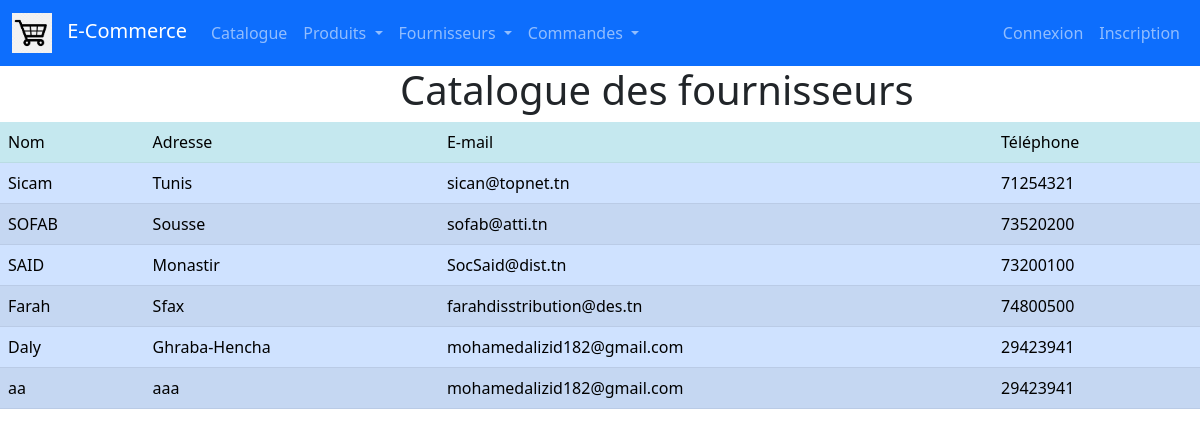
The page /magasin/frs/ on the database its author committed.
### magasin/models.py (models this page shows, shortened)
class Fournisseur(models.Model):
    nom = models.CharField(max_length = 100)
    adresse = models.TextField()
    email = models.EmailField()
    telephone = models.CharField(max_length = 8)

### magasin/views.py (the view)
# urls.py: path('frs/', views.ListFrs , name = 'frs_list'),
def ListFrs(request):
    fournisseurs = Fournisseur.objects.all()
    context = {'fournisseurs':fournisseurs}
    return render(request,'magasin/mesFournisseurs.html',context)

### magasin/templates/magasin/mesFournisseurs.html (shortened to what this page needs)
{% extends 'magasin/base.html' %}
{% block content %}
<div>
    <h1 style="margin-left: 400px;">Catalogue des fournisseurs</h1>
    <table class="table table-striped">
        <tr class="table-info">
            <td class="table-info">Nom</td>
            <td class="table-info">Adresse</td>
            <td class="table-info">E-mail</td>
            <td class="table-info">Téléphone</td>
        </tr>
        {% for frs in fournisseurs %}
        <tr class="table-primary">
            <td class="table-primary">{{frs.nom}}</td>
            <td class="table-primary">{{frs.adresse}}</td>
            <td class="table-primary">{{frs.email}}</td>
            <td class="table-primary">{{frs.telephone}}</td>
        </tr>
        {% endfor %}
    </table>
</div>
{% endblock %}

### rows shown on the page
Fournisseur: nom "Sicam", adresse "Tunis", email "sican@topnet.tn", telephone "71254321"
Fournisseur: nom "SOFAB", adresse "Sousse", email "sofab@atti.tn", telephone "73520200"
Fournisseur: nom "SAID", adresse "Monastir", email "SocSaid@dist.tn", telephone "73200100"
Fournisseur: nom "Farah", adresse "Sfax", email "farahdisstribution@des.tn", telephone "74800500"
Fournisseur: nom "Daly", adresse "Ghraba-Hencha", email "mohamedalizid182@gmail.com", telephone "29423941"
Fournisseur: nom "aa", adresse "aaa", email "mohamedalizid182@gmail.com", telephone "29423941"
